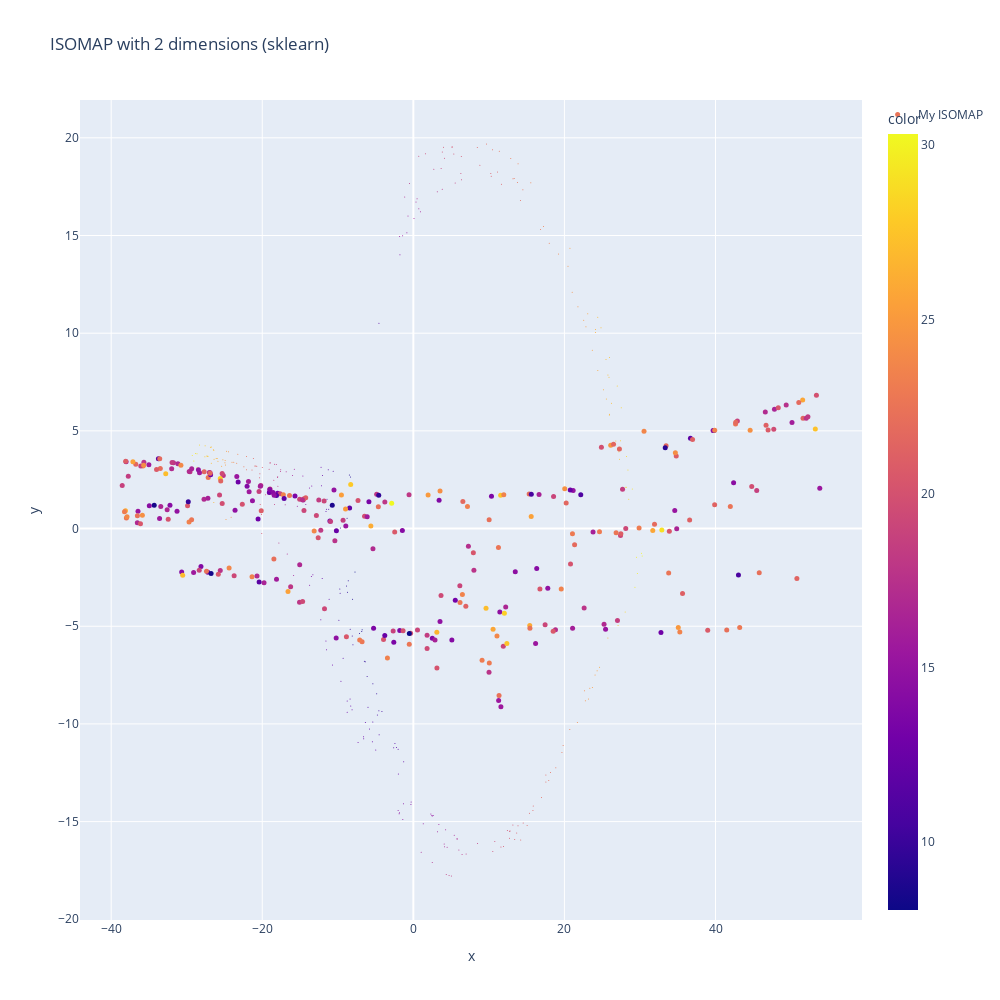

The notebook cell saved with this chart:
### Code cell
fig = px.scatter(x=data_sklearn[:, 0], y=data_sklearn[:, 1], title=f"ISOMAP with {dim} dimensions (sklearn)", color=colors_iso, width=1000, height=1000)
fig.update_traces(marker=dict(size=1))
# add the starting data points
fig.add_scatter(
    x=data_isomap[:, 0],
    y=data_isomap[:, 1],
    mode='markers',
    marker=dict(color=colors, size=5),
    name='My ISOMAP'
)

fig.show()

### Figure 1 — Plotly figure (JSON) as saved in the notebook; plotly's stock layout.template omitted (floating-point values rounded to 4 significant figures; data arrays with more than 128 entries replaced by an {"elided": "..."} marker saying what was removed)
{"data": [{"hovertemplate": "x=%{x}<br>y=%{y}<br>color=%{marker.color}<extra></extra>", "legendgroup": "", "marker": {"color": {"elided": "300 float values"}, "coloraxis": "coloraxis", "symbol": "circle", "size": 1}, "mode": "markers", "name": "", "orientation": "v", "showlegend": false, "x": {"elided": "300 float values"}, "xaxis": "x", "y": {"elided": "300 float values"}, "yaxis": "y", "type": "scatter"}, {"marker": {"color": {"elided": "300 float values"}, "size": 5}, "mode": "markers", "name": "My ISOMAP", "x": {"elided": "300 float values"}, "y": {"elided": "300 float values"}, "type": "scatter"}], "layout": {"xaxis": {"anchor": "y", "domain": [0.0, 1.0], "title": {"text": "x"}}, "yaxis": {"anchor": "x", "domain": [0.0, 1.0], "title": {"text": "y"}}, "coloraxis": {"colorbar": {"title": {"text": "color"}}, "colorscale": [[0.0, "#0d0887"], [0.1111, "#46039f"], [0.2222, "#7201a8"], [0.3333, "#9c179e"], [0.4444, "#bd3786"], [0.5556, "#d8576b"], [0.6667, "#ed7953"], [0.7778, "#fb9f3a"], [0.8889, "#fdca26"], [1.0, "#f0f921"]]}, "legend": {"tracegroupgap": 0}, "title": {"text": "ISOMAP with 2 dimensions (sklearn)"}, "height": 1000, "width": 1000}}
